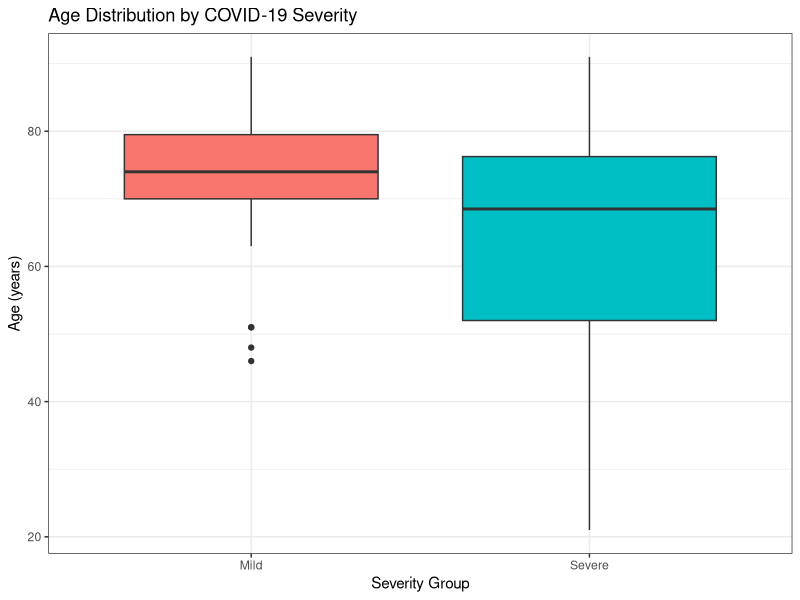
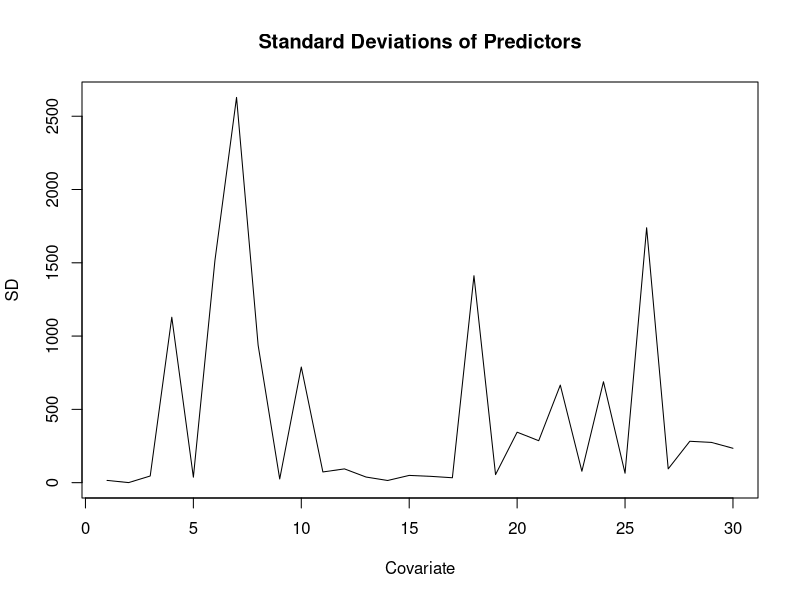
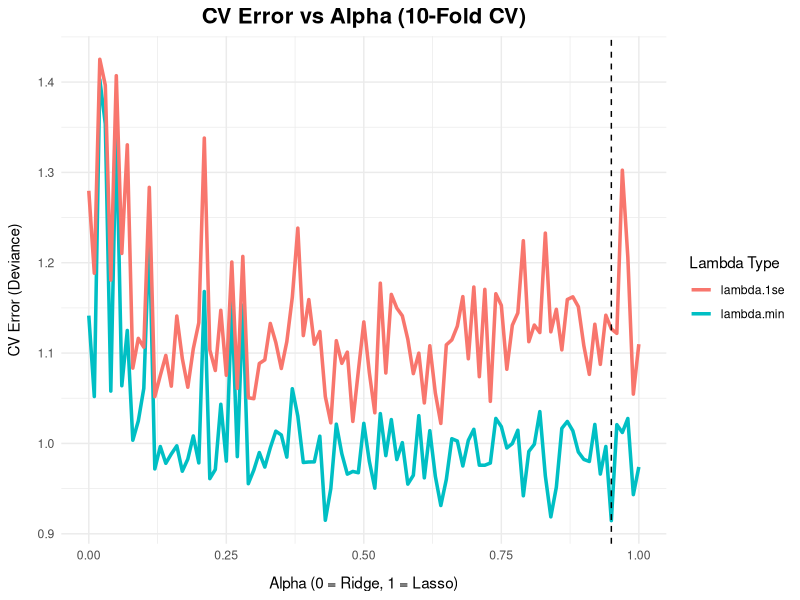
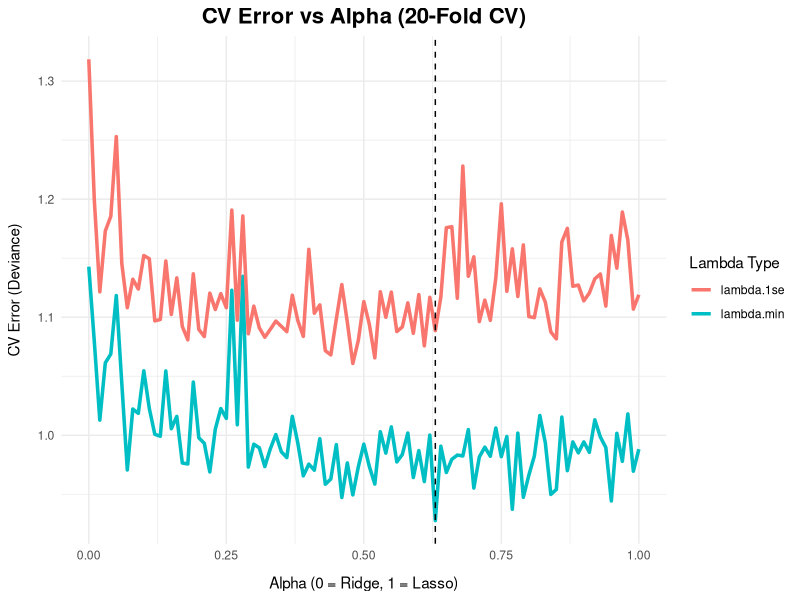
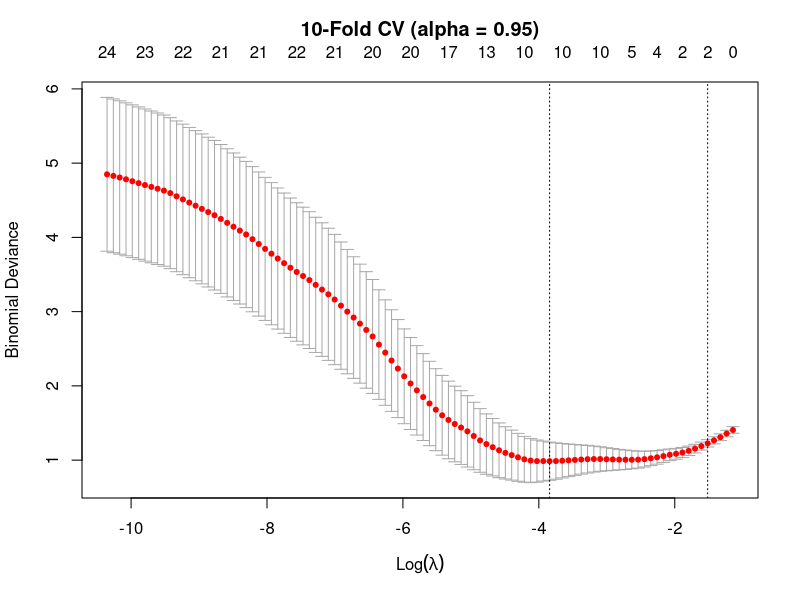
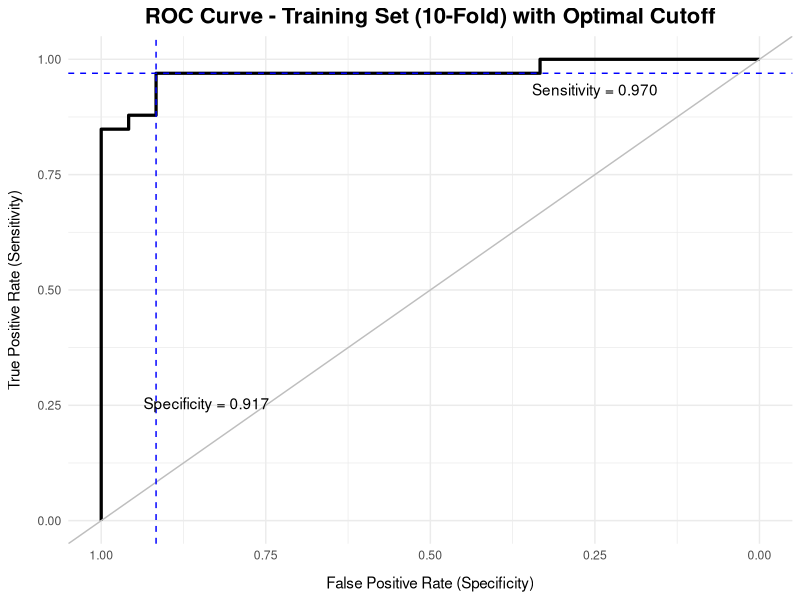
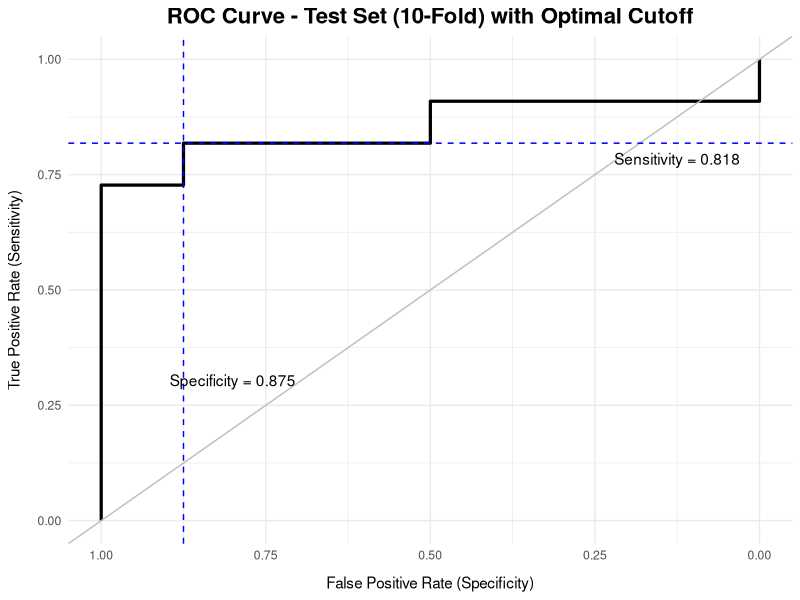
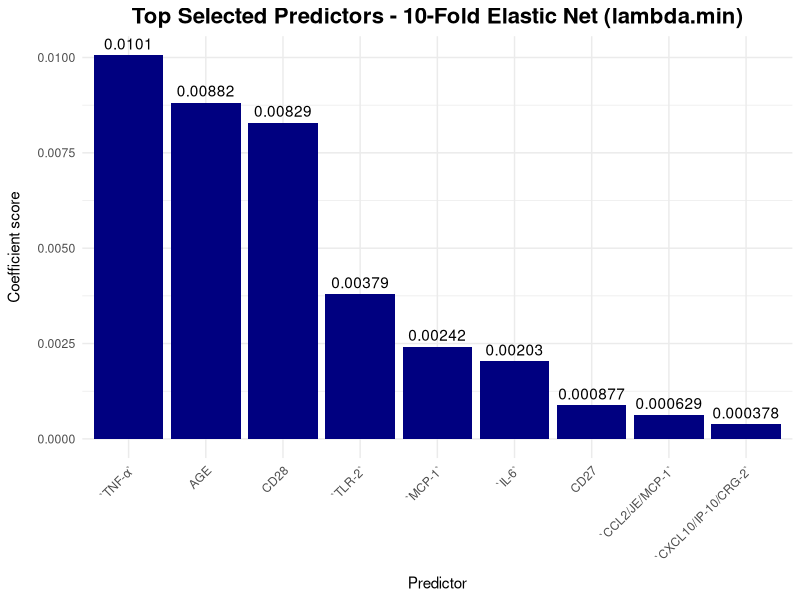

These charts were generated, in order, by the following R code:
# === PACKAGES USED ========
library(readxl)
library(glmnet)
library(ggplot2)
library(GGally)
library(pROC)
library(MASS)
library(caret)
library(reshape2)  
library(tidyr)   
library(dplyr)

### TO-DO: print or cat important statistics after each analysis
### TO-DO: need analysis or comparison between 10 and 20-fold (e.g. their predictive performance metrics + which cytokines they selected) --> put into combined visualization

# === 1.1| DATA CLEANING ========
COV <- read_excel("Immunologic profiles of patients with COVID-19.xlsx")
str(COV) # dataset contains measurements of 28 analytes from 76 COVID-19-positive patients; response variable: severity (binary, mild vs. severe)

# Checking for missing values
cat("Number of missing values:", sum(is.na(COV))) # no missing values

# Convert severity to a factor variable
COV$Severity <- as.factor(COV$Severirty)
cat("Severity class distribution:")
table(COV$Severity) # 32 mild, 44 severe

# Remove Patient Number and Severirty
COV <- COV[, !(names(COV) %in% c("Severirty", "Patient Number"))]
str(COV) # SEX is still character

# Convert SEX to numeric
COV$SEX <- ifelse(COV$SEX == "F", 1, 0)
table(COV$SEX)  

cat("Dataset dimensions:", dim(COV))
cat("Column names:")
print(colnames(COV))

# === 1.2| EXPLORATORY DATA ANALYSIS ========
# Age distribution by severity boxplot 

ggplot(data.frame(Age = COV$AGE, Severity = COV$Severity), aes(x = Severity, y = Age, fill = Severity)) +
  geom_boxplot() +
  labs(title = "Age Distribution by COVID-19 Severity", x = "Severity Group", y = "Age (years)") +
  theme_bw() +
  theme(legend.position = "none")

 #Cytokine distribution by severity, single combined plot to be added

# === 1.3 Assumption checks ========

#Class Balance
sev_tab <- table(COV$Severity)
print(sev_tab)
cat("Class ratio (mild:severe):", round(sev_tab[1] / sev_tab[2], 2), "\n")
#Classes reasonably balanced, so no resampling required?

#Multicollinearity check maybe a correlation heatmap of the predictors to be added

# === 2.1 | MODEL MATRIX AND TRAINING/TEST SETS ========
# Create model matrix for glmnet including all effects 
X <- model.matrix(Severity ~., COV)[, -1]
cat("Predictor matrix dimensions:", dim(X))
cat("Predictor names:"); print(colnames(X))


Y <- COV$Severity # severity set as response variable

# Checking predictor standard deviations
plot(as.ts(apply(X, 2, sd)), xlab = "Covariate", ylab = "SD",
     main = "Standard Deviations of Predictors")
# Very variable so standardization is needed; glmnet automatically does standardization


# Create train (75%) & test (25%) sets
set.seed(1717)
train_index <- createDataPartition(Y, p = 0.75, list = FALSE)
X_train <- X[train_index, ]
Y_train <- Y[train_index]
X_test <- X[-train_index, ]
Y_test <- Y[-train_index]

## Confirm class balance in train and test
cat("Training set class distribution:"); print(table(Y_train)) # 57 total, 42% in mild, 58% in severe
cat("Test set class distribution:"); print(table(Y_test)) # 19 total, 42% in mild, 58% in severe

# === 2.2 | GRID SEARCH FOR ALPHA ========
# Function to perform grid search for optimal alpha value with different n-folds 
alpha_search <- function (X, Y, nfolds){
  alpha_grid <- seq(0, 1, .01)
  results <- data.frame()
  set.seed(1717)
  for (a in alpha_grid) {
  cv_model <- cv.glmnet(x = X, 
                        y = Y, 
                        alpha = a, 
                        nfolds = nfolds,
                        family = "binomial",
                        keep = T,
                        standardize = T,
                        type.measure = "deviance")  # Accuracy measure is deviance because AUC could not be used; number of observations is too small per fold
  
  # Store results
  results <- rbind(results, data.frame(
    alpha = a,
    lambda_min = cv_model$lambda.min,
    lambda_1se = cv_model$lambda.1se,
    cvm_min = min(cv_model$cvm),
    cvm_1se = cv_model$cvm[which(cv_model$lambda == cv_model$lambda.1se)]
  ))
  }
  # Extract optimal alpha and lambda
  best_min <- results$alpha[which.min(results$cvm_min)]
  best_1se <- results$alpha[which.min(results$cvm_1se)]
  
  return(list(results = results,
              best_min = best_min,
              best_1se = best_1se))
}

# Perform grid search and obtain optimal alpha for each k-fold CV
alpha_10 <- alpha_search(X_train, Y_train, 10)
best_min_10 <- alpha_10$best_min
best_1se_10 <- alpha_10$best_1se
cat("Best 10 fold alpha (lambda.min):", best_min_10)
cat("Best 10 foldalpha (lambda.1se):", best_1se_10)

alpha_20 <- alpha_search(X_train, Y_train, 20)
best_min_20 <- alpha_20$best_min
best_1se_20 <- alpha_20$best_1se
cat("Best 20 fold alpha (lambda.min):", best_min_20)
cat("Best 20 fold alpha (lambda.1se):", best_1se_20)

# Visualize alpha grid search to decide between alpha values
ggplot(alpha_10$results, aes(x = alpha)) +
  geom_line(aes(y = cvm_min, color = "lambda.min"), linewidth = 1.2) +
  geom_line(aes(y = cvm_1se, color = "lambda.1se"), linewidth = 1.2) +
  geom_vline(xintercept = best_min_10, linetype = "dashed") +
  labs(title = "CV Error vs Alpha (10-Fold CV)",
       x = "Alpha (0 = Ridge, 1 = Lasso)",
       y = "CV Error (Deviance)",
       color = "Lambda Type") +
  theme_minimal() +
  theme(plot.title = element_text(face = "bold", size = 16, hjust = 0.5),
        axis.title.x = element_text(margin = margin(t = 10)),
        axis.title.y = element_text(margin = margin(r = 10))) 

ggplot(alpha_20$results, aes(x = alpha)) +
  geom_line(aes(y = cvm_min, color = "lambda.min"), linewidth = 1.2) +
  geom_line(aes(y = cvm_1se, color = "lambda.1se"), linewidth = 1.2) +
  geom_vline(xintercept = best_min_20, linetype = "dashed") +
  labs(title = "CV Error vs Alpha (20-Fold CV)",
       x = "Alpha (0 = Ridge, 1 = Lasso)",
       y = "CV Error (Deviance)",
       color = "Lambda Type") +
  theme_minimal() +
  theme(plot.title = element_text(face = "bold", size = 16, hjust = 0.5),
        axis.title.x = element_text(margin = margin(t = 10)),
        axis.title.y = element_text(margin = margin(r = 10))) 
# alpha_min will be used as it has the lowest CV error and will thus maximize predictive accuracy

# Helper functions for next steps
# Function to determine cutoffs for sensitivity, specificity, and classification
get_cutoff <- function(AUC) {
  snsp <- cbind(AUC$sensitivities, AUC$specificities)
  indx <- which.max(apply(snsp, 1, min))
  return(data.frame(sensitivity = snsp[indx, 1],
                    specificity = snsp[indx, 2],
                    cutoff = AUC$threshold[indx]))
} 

# Function to obtain metrics from confusion matrix; positive is set to second factor
get_metrics <- function(mat, pos = 2) {
  neg <- if (pos == 2) 1 else 2
  sn <- mat[pos, pos] / sum(mat[pos, ])
  sp <- mat[neg, neg] / sum(mat[neg, ])
  acc <- (mat[neg, neg] + mat[pos, pos]) / sum(mat)
  return(unlist(list(sensitivity = sn, specificity = sp, accuracy = acc)))
}

# === 3.1 | ELASTIC NET MODEL (10-FOLD) ========
set.seed(1717)
cv_10 <- cv.glmnet(X_train, Y_train, nfolds = 10, family = "binomial", alpha = best_min_10, type.measure = "deviance")
plot(cv_10)
title(main = paste0("10-Fold CV (alpha = ", best_min_10, ")"), line = 2.3)

prd_train_10 <- predict(cv_10, newx = X_train, type = "response", s = cv_10$lambda.min)[, 1]
prd_test_10 <- predict(cv_10, newx = X_test, type = "response", s = cv_10$lambda.min)[, 1]

# Test prediction accuracy with AUC-ROC curves(Change plots to be made with ggplot and overlay curves)
AUC_train_10 <- roc(Y_train, prd_train_10)
AUC_test_10  <- roc(Y_test,  prd_test_10)
cat("Training AUC:", auc(AUC_train_10))
cat("Test AUC:    ", auc(AUC_test_10))


# Determine cutoffs for model with 10-folds
cut_train_10 <- get_cutoff(AUC_train_10)
cut_test_10 <- get_cutoff(AUC_test_10)
cat("Training set optimal cutoff:"); print(cut_train_10)
cat("Test set optimal cutoff:"); print(cut_test_10)

# Make confusion matrix for model
conf_10 <- table(y = Y_test, yhat = as.numeric(prd_test_10 > cut_test_10$cutoff))
metrics_10 <- get_metrics(conf_10)
cat("Confusion Matrix (10-Fold, Test Set):") 
print(conf_10)
cat("Performance Metrics (10-Fold, Test Set):") 
print(metrics_10)

# Plot ROC curve with optimal cutoff
# Training set
ggroc(AUC_train_10, linewidth = 1.1) +
  labs(title = "ROC Curve - Training Set (10-Fold) with Optimal Cutoff",
       x = "False Positive Rate (Specificity)",
       y = "True Positive Rate (Sensitivity)") +
  geom_abline(slope = 1, intercept = 1, 
               color = "grey") +
  geom_hline(yintercept = cut_train_10$sensitivity,
             linetype = "dashed",
             color = "blue") + 
  geom_vline(xintercept = cut_train_10$specificity,
             linetype = "dashed",
             color = "blue") +
  annotate("text", 
           x = 0.84,
           y = 0.25,
           label = "paste(Specificity, \" = 0.917\")", parse = T) +
  annotate("text", 
           x = 0.25,
           y = 0.93,
           label = "paste(Sensitivity, \" = 0.970\")", parse = T) +
  theme_minimal() +
  theme(plot.title = element_text(face = "bold", size = 16, hjust = 0.5),
        axis.title.x = element_text(margin = margin(t = 10)),
        axis.title.y = element_text(margin = margin(r = 10))) 

# Test set
ggroc(AUC_test_10, linewidth = 1.1) +
  labs(title = "ROC Curve - Test Set (10-Fold) with Optimal Cutoff",
       x = "False Positive Rate (Specificity)",
       y = "True Positive Rate (Sensitivity)") +
  geom_abline(slope = 1, intercept = 1, 
              color = "grey") +
  geom_hline(yintercept = cut_test_10$sensitivity,
             linetype = "dashed",
             color = "blue") + 
  geom_vline(xintercept = cut_test_10$specificity,
             linetype = "dashed",
             color = "blue") +
  annotate("text", 
           x = 0.8,
           y = 0.3,
           label = "paste(Specificity, \" = 0.875\")", parse = T) +
  annotate("text", 
           x = 0.125,
           y = 0.78,
           label = "paste(Sensitivity, \" = 0.818\")", parse = T) +
  theme_minimal() +
  theme(plot.title = element_text(face = "bold", size = 16, hjust = 0.5),
        axis.title.x = element_text(margin = margin(t = 10)),
        axis.title.y = element_text(margin = margin(r = 10))) 

# Obtain most significant coefficients as predicted by model
coef(cv_10, s = cv_10$lambda.min)
coef_10_min <- coef(cv_10,s = cv_10$lambda.min)[-1,1]

# With 10-fold CV and using min for alpha and lambda, elastic net regression selected 9 relevant variables; 7 are negative and 2 are positive

select_10  <- sort(abs(coef_10_min[coef_10_min != 0]), decreasing = TRUE)
cat("Selected predictors (10-Fold, lambda.min):") 
print(round(coef_10_min[coef_10_min != 0], 4))
cat("Number of non-zero predictors:", length(select_10))
cat("Most influential predictor:", names(select_10)[1])

selected_10 <- data.frame(Predictor = names(select_10),
                          Value = select_10)
selected_10$Predictor <- factor(selected_10$Predictor, levels = selected_10$Predictor)
rownames(selected_10) <- NULL
# Notes: TNF-a has the most influence

# Ranking of top predictors 
ggplot(selected_10, aes(x = Predictor, y = Value)) +
  geom_col(fill = "navy") +
  geom_text(aes(label = signif(Value, 3)), vjust = -0.5) +
  labs(title = "Top Selected Predictors - 10-Fold Elastic Net (lambda.min)",
       x = "Predictor",
       y = "Coefficient score") +
  theme_minimal() +
  theme(plot.title = element_text(face = "bold", size = 16, hjust = 0.5),
        axis.title.x = element_text(margin = margin(t = 8)),
        axis.title.y = element_text(margin = margin(r = 10)),
        axis.text.x = element_text(angle = 45, hjust = 1)) 


# what are your thoughts on this kinda graph instead
df_coef_10 <- data.frame(Predictor = names(select_10), Coefficient = select_10, Direction = ifelse(coef_10_min[names(select_10)] > 0, "Positive", "Negative"))

ggplot(df_coef_10, aes(x = reorder(Predictor, Coefficient), y = Coefficient, fill = Direction)) +
  geom_col() +
  coord_flip() +
  scale_fill_manual(values = c("Positive" = "navy", "Negative" = "maroon")) +
  labs(title = "Top Predictors — 10-Fold Elastic Net (lambda.min)", x = "Predictor", y = "Coefficient(absolute value)", caption = "Red = associated with higher severity; Blue = associated with lower severity") +
  theme_bw() +
  theme(plot.title = element_text(face = "bold", hjust = 0.5))

#it highlights what was pos and negative >:) 

# === 3.2 | ELASTIC NET MODEL (20-FOLD) ========
set.seed(1717)
cv_20 <- cv.glmnet(X_train, Y_train, nfolds = 20, family = "binomial", alpha = best_min_20, type.measure = "deviance")
plot(cv_20)
title(main = paste0("20-Fold CV (alpha = ", best_min_20, ")"), line = 2.5)

prd_train_20 <- predict(cv_20, newx = X_train, type = "response", s = cv_20$lambda.min)[, 1]
prd_test_20  <- predict(cv_20, newx = X_test,  type = "response", s = cv_20$lambda.min)[, 1]

# Test prediction accuracy with AUC-ROC curves
AUC_train_20 <- roc(Y_train, prd_train_20)
AUC_test_20  <- roc(Y_test,  prd_test_20)
cat("Training AUC:", auc(AUC_train_20))
cat("Test AUC:    ", auc(AUC_test_20))

# Determine cutoffs for model with 20-folds
cut_train_20 <- get_cutoff(AUC_train_20)
cut_test_20 <- get_cutoff(AUC_test_20)
cat("Training set optimal cutoff:"); print(cut_train_20)
cat("Test set optimal cutoff:"); print(cut_test_20)


# Make confusion matrix for model
conf_20 <- table(y = Y_test, yhat = as.numeric(prd_test_20 > cut_test_20$cutoff))
conf_20
metrics_20 <- get_metrics(conf_20)
cat("Confusion Matrix (20-Fold):\n"); print(conf_20)
cat("Performance Metrics (20-Fold):\n"); print(get_metrics(conf_20))

# Plot ROC curve with optimal cutoff
# Training set
ggroc(AUC_train_20, linewidth = 1.1) +
  labs(title = "ROC Curve - Training Set (20-Fold) with Optimal Cutoff",
       x = "False Positive Rate (Specificity)",
       y = "True Positive Rate (Sensitivity)") +
  geom_abline(slope = 1, intercept = 1, 
              color = "grey") +
  geom_hline(yintercept = cut_train_20$sensitivity,
             linetype = "dashed",
             color = "blue") + 
  geom_vline(xintercept = cut_train_20$specificity,
             linetype = "dashed",
             color = "blue") +
  annotate("text", 
           x = 0.84,
           y = 0.25,
           label = "paste(Specificity, \" = 0.917\")", parse = T) +
  annotate("text", 
           x = 0.25,
           y = 0.84,
           label = "paste(Sensitivity, \" = 0.879\")", parse = T) +
  theme_minimal() +
  theme(plot.title = element_text(face = "bold", size = 16, hjust = 0.5),
        axis.title.x = element_text(margin = margin(t = 10)),
        axis.title.y = element_text(margin = margin(r = 10))) 

# Test set
ggroc(AUC_test_20, linewidth = 1.1) +
  labs(title = "ROC Curve - Test Set (20-Fold) with Optimal Cutoff",
       x = "False Positive Rate (Specificity)",
       y = "True Positive Rate (Sensitivity)") +
  geom_abline(slope = 1, intercept = 1, 
              color = "grey") +
  geom_hline(yintercept = cut_test_20$sensitivity,
             linetype = "dashed",
             color = "blue") + 
  geom_vline(xintercept = cut_test_20$specificity,
             linetype = "dashed",
             color = "blue") +
  annotate("text", 
           x = 0.8,
           y = 0.3,
           label = "paste(Specificity, \" = 0.875\")", parse = T) +
  annotate("text", 
           x = 0.125,
           y = 0.78,
           label = "paste(Sensitivity, \" = 0.818\")", parse = T) +
  theme_minimal() +
  theme(plot.title = element_text(face = "bold", size = 16, hjust = 0.5),
        axis.title.x = element_text(margin = margin(t = 10)),
        axis.title.y = element_text(margin = margin(r = 10))) 

# Obtain most significant coefficients as predicted by model
coef(cv_20, s = cv_20$lambda.min)
coef_20_min <- coef(cv_20,s = cv_20$lambda.min)[-1,1]
coef_20_min[coef_20_min!=0] 


# With 20-fold CV and using min for alpha and lambda, elastic net regression selected 9 relevant variables; 8 are negative and 1 is positive

select_20  <- sort(abs(coef_20_min[coef_20_min != 0]), decreasing = TRUE)

cat("Selected predictors (20-Fold):")
print(round(coef_20_min[coef_20_min != 0], 4))
cat("Number of non-zero predictors:", length(select_20))
cat("Most influential predictor:", names(select_20)[1])

selected_20 <- data.frame(Predictor = names(select_20),
                          Value = select_20)
selected_20$Predictor <- factor(selected_20$Predictor, levels = selected_20$Predictor)
rownames(selected_20) <- NULL
# Notes: TNF-a has the most influence

# Ranking of top predictors 
ggplot(selected_20, aes(x = Predictor, y = Value)) +
  geom_col(fill = "maroon") +
  geom_text(aes(label = signif(Value, 3)), vjust = -0.5) +
  labs(title = "Top Selected Predictors - 20-Fold Elastic Net (lambda.min)",
       x = "Predictor",
       y = "Coefficient score") +
  theme_minimal() +
  theme(plot.title = element_text(face = "bold", size = 16, hjust = 0.5),
        axis.title.x = element_text(margin = margin(t = 8)),
        axis.title.y = element_text(margin = margin(r = 10)),
        axis.text.x = element_text(angle = 45, hjust = 1)) 

# Comparison plot for 10-fold vs 20-fold
ggroc(list("10-Fold" = AUC_test_10, "20-Fold" = AUC_test_20), linewidth = 1) +
  scale_color_manual(values = c("10-Fold" = "navy", "20-Fold" = "maroon")) +
  geom_abline(slope = 1, intercept = 1, color = "grey") +
  annotate("text", x = 0.25, y = 0.15, label = paste0("10-Fold AUC = ", round(auc(AUC_test_10), 3)), color = "navy", fontface = "bold") +
  annotate("text", x = 0.25, y = 0.07, label = paste0("20-Fold AUC = ", round(auc(AUC_test_20), 3)), color = "maroon", fontface = "bold") +
  labs(title = "Test Set ROC Curves: 10-Fold vs 20-Fold", x = "Specificity", y = "Sensitivity", color = "Model") +
  theme_minimal() +
  theme(plot.title = element_text(face = "bold", hjust = 0.5))

# For MN: please compare the predictors in the 10-fold and 20-fold models; idk how but show which ones wre exclusive in one and shared in both
# would a table work here 

comparison_df <- data.frame(
  Metric = c("Alpha (lambda.min)", "Train AUC", "Test AUC", "Test Sensitivity", "Test Specificity", "Test Accuracy", "Predictors Selected"),
  `10-Fold` = c(best_min_10, round(auc(AUC_train_10), 4), round(auc(AUC_test_10), 4), round(metrics_10["sensitivity"], 4), round(metrics_10["specificity"], 4), round(metrics_10["accuracy"], 4), length(selected_10)),
  `20-Fold` = c(best_min_20, round(auc(AUC_train_20), 4), round(auc(AUC_test_20), 4), round(metrics_20["sensitivity"], 4), round(metrics_20["specificity"], 4), round(metrics_20["accuracy"], 4), length(select_20)))
print(comparison_df, row.names = FALSE)

#
#Shared vs exclusive predictors i feel like we have enough graphs ;-;
vars_10 <- names(select_10)
vars_20 <- names(select_20)
shared <- intersect(vars_10, vars_20)
only_10 <- setdiff(vars_10, vars_20)
only_20 <- setdiff(vars_20, vars_10)

cat("Shared predictors (in both models):", paste(shared,  collapse = ", "))
cat("Exclusive to 10-fold model:", paste(only_10, collapse = ", "))
cat("Exclusive to 20-fold model:", paste(only_20, collapse = ", "))


#combined coefficient data frame for if i can figure out how i wanna plot this
all_preds <- union(vars_10, vars_20)
df_compare <- data.frame(Predictor = all_preds, Coef_10 = coef_10_min[all_preds], Coef_20 = coef_20_min[all_preds], 
                         Group = ifelse(all_preds %in% shared, "Shared", ifelse(all_preds %in% only_10, "10-Fold Only", "20-Fold Only")))


# === 4 | STATISTICAL ANALYSIS OF PREDICTORS ======== #TO-DO: check if this is correct
# Wilcoxon test for age 
wilcox.test(AGE ~ Severity, data = COV) #p-value = 0.02017
wtest_age <- wilcox.test(AGE ~ Severity, data = COV)
cat("Wilcoxon test for Age ~ Severity: p-value =", round(wtest_age$p.value, 4))

# Model with age as only predictor
model_age <- glm(Severity ~ AGE, data = COV, family = "binomial")
summary(model_age)
### 4.3% decrease in odds per 1 unit increase in age??? 
# yeah that kinda makes sense based on the graph below, I think its because most ages in the mild range were over 50 while severe had ones in their 20s. the correlation thing under also gives a negative value 

# Correlation of age with predicted probability in 10 and 20 fold model
prd_all_10 <- predict(cv_10, newx = X, type = "response", s = cv_10$lambda.min)[, 1]
prd_all_20 <- predict(cv_20, newx = X, type = "response", s = cv_20$lambda.min)[, 1]

cat("Correlation of Age with predicted severity probability:")
cat("10-Fold model:", round(cor(COV$AGE, prd_all_10), 4))
cat("20-Fold model:", round(cor(COV$AGE, prd_all_20), 4))

# Scatterplot of age vs probability
ggplot(data.frame(Age = COV$AGE, Prob = prd_all_10, Severity = factor(COV$Severity, labels = c("Mild","Severe"))), aes(x = Age, y = Prob, color = Severity)) +
  geom_point(size = 3) +
  geom_smooth(method = "loess", color = "black") +
  scale_color_manual(values = c("Mild" = "navy", "Severe" = "maroon")) +
  labs(title = "Age vs Probability of Severe COVID-19",
       x = "Age (years)", y = "Probability of Severity") +
  theme_bw()


# Modelling effects of age and cytokines 
summary(glm(Severity ~ AGE + `TNF-α` + CD28 + `MCP-1` + `IL-6` + CD27 + `CCL2/JE/MCP-1` + `CXCL10/IP-10/CRG-2`, data = COV, family = binomial)) # Predictors from 10-fold (TLR-2 not included as it is not a cytokine); IL-6, CD28, and MCP-1 remain statistically significant, 

summary(glm(Severity ~ AGE + `TNF-α` + `IL-6` + CD27 + CD28 + `MCP-1` + `PD-L2-5` + `PD-L2`, data = COV, family = binomial)) # Predictors from 20-fold (PTX3 not included as it is not a cytokine)
# Age is not significant when cytokines are included, so cytokines may be confounding; as such, need to see interactions of age with cytokines; IL-6 remains statistically significant, PD-L2-5 and PD-L2 are multicollinear

# Modelling effects of age interactions with cytokines
summary(glm(Severity ~ AGE * (`TNF-α` + CD28 + `MCP-1` + `IL-6` + CD27 + `CCL2/JE/MCP-1` + `CXCL10/IP-10/CRG-2`), data = COV, family = binomial)) # Predictors from 10-fold
# TNF-a, CD28, IL-6, and CD27, and their interactions with age are statistically significant

summary(glm(Severity ~ AGE * (`TNF-α` + `IL-6` + CD27 + CD28 + `MCP-1` + `PD-L2-5` + `PD-L2`), data = COV, family = binomial)) # Predictors from 20-fold
# Age is not significant when alone, but is significant when including interactions; effects of CD27 and TNF-a decrease with age while effects of CD28, IL-6, and PD-L2-5 increase with age
